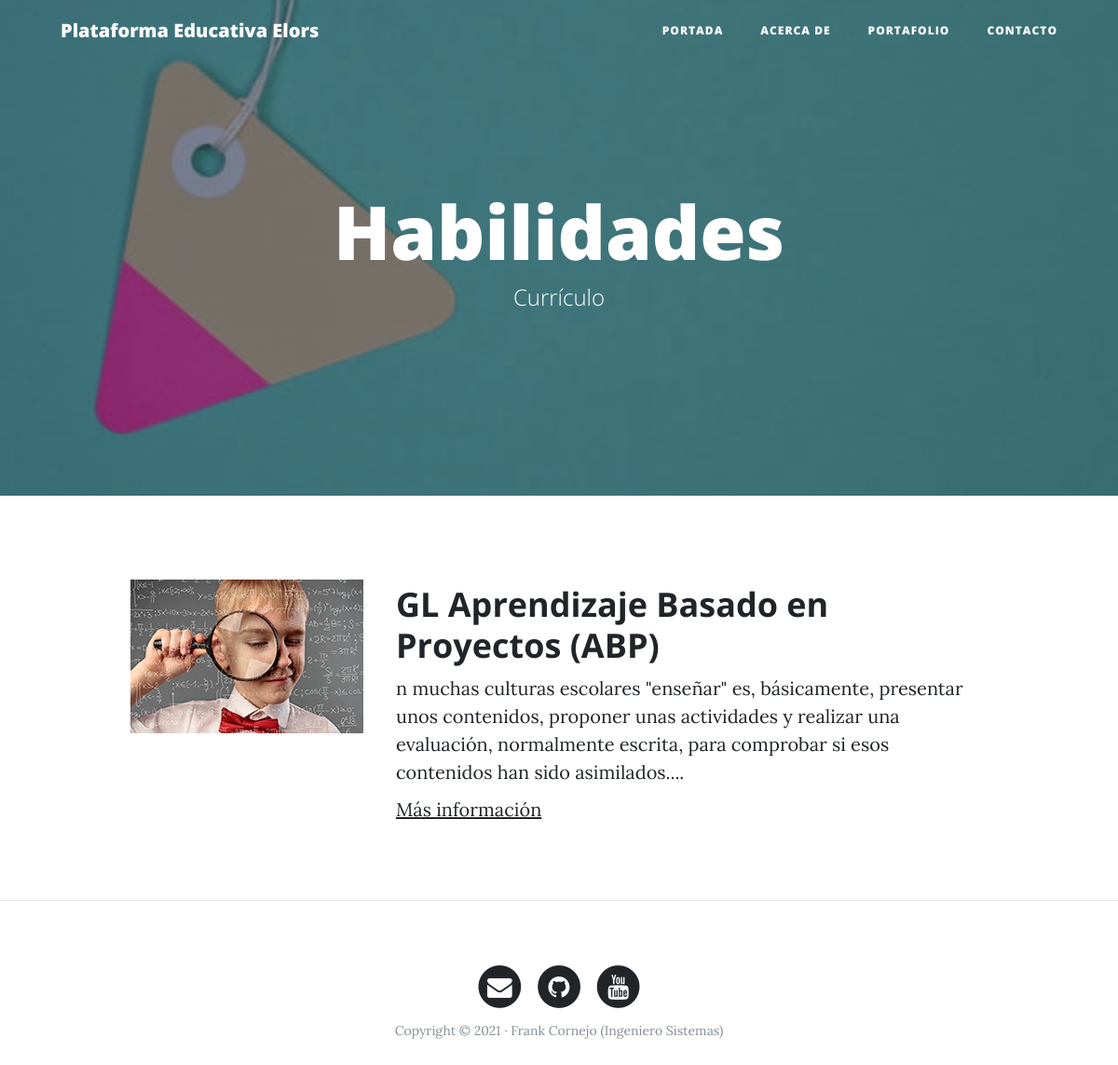
The page /portfolio/ on the database its author committed.
### portfolio/models.py (models this page shows, shortened)
class Project(models.Model):
    title = models.CharField(max_length=200, verbose_name="Titulo")
    description = models.TextField(verbose_name="Description")
    image = models.ImageField(verbose_name="Imagen", upload_to="projects")
    link = models.URLField(verbose_name="Direccion Web",null=True, blank=True)
    created = models.DateTimeField(auto_now_add=True, verbose_name="Fecha de creacion")
    updated = models.DateTimeField(auto_now=True, verbose_name="Fecha de edicion")
    class Meta:
        verbose_name= "proyecto"
        verbose_name_plural = "proyectos"
        ordering = ["-created"]

### portfolio/views.py (the view)
# urls.py: path('portfolio/', portfolio_views.portfolio, name="portfolio"),
def portfolio(request):
    project = Project.objects.all()
    return render(request,"portfolio/portfolio.html",{'project':project})

### portfolio/templates/portfolio/portfolio.html (shortened to what this page needs)
{% extends 'core/base.html' %}
{% block background %}{% load static %}{% static 'core/img/work1.jpg' %}{% endblock %}
{% block headers %}
<h1>Habilidades</h1>
<span class="subheading">Currículo</span>
{% endblock %}
{% block content%}
	{% for project in project %}
	    <div class="row project">
	      	<div class="col-lg-3 col-md-4 offset-lg-1">
			      <img class="img-fluid" src="{{project.image.url}}" alt="">
	      	</div>
	        <div class="col-lg-7 col-md-8">
	      		<h2 class="section-heading title">{{project.title}}</h2>
	          	<p>{{project.description}}</p>
				{% if project.link %}
	         		<p><a href="{{project.link}}">Más información</a></p>
				 {% endif %}
	      	</div>
	      </div>
	{% endfor %}
{% endblock %}

### core/templates/core/base.html (shortened to what this page needs)
<!DOCTYPE html>
<html lang="es">
  <head>
    {% load static %}
    <link href="{% static 'core/vendor/bootstrap/css/bootstrap.min.css' %}" rel="stylesheet">
    <link href="{% static 'core/vendor/font-awesome/css/font-awesome.min.css' %}" rel="stylesheet" type="text/css">
    <link href="{% static 'core/css/clean-blog.min.css' %}" rel="stylesheet">
  </head>
  <body>
    <nav class="navbar navbar-expand-lg navbar-light fixed-top" id="mainNav">
      <div class="container">
        <a class="navbar-brand" href="{% url 'home' %}">Plataforma Educativa Elors</a>
        <div class="collapse navbar-collapse" id="navbarResponsive">
          <ul class="navbar-nav ml-auto">
            <li class="nav-item">
              <a class="nav-link" href="{% url 'home' %}">Portada</a>
            </li>
            <li class="nav-item">
              <a class="nav-link" href="{% url 'about' %}">Acerca de</a>
            </li>
            <li class="nav-item">
              <a class="nav-link" href="{% url 'portfolio' %}">Portafolio</a>
            </li>
            <li class="nav-item">
              <a class="nav-link" href="{% url 'contact' %}">Contacto</a>
            </li>
          </ul>
        </div>
      </div>
    </nav>
    <header class="masthead" style="background-image: url('{% block background %}{% endblock %}')">
      <div class="overlay"></div>
      <div class="container">
        <div class="row">
          <div class="col-lg-8 col-md-10 mx-auto">
            <div class="site-heading">
                {% block headers %}{% endblock %}
            </div>
          </div>
        </div>
      </div>
    </header>
    <div class="container">
    {% block content %}{% endblock %}
    </div>
    {% if request.path != "/" %}<hr>{% endif %}
    <footer>
      <div class="container">
        <div class="row">
          <div class="col-lg-8 col-md-10 mx-auto">
            <ul class="list-inline text-center">
              <li class="list-inline-item">
                <a href="#">
                  <span class="fa-stack fa-lg">
                    <i class="fa fa-circle fa-stack-2x"></i>
                    <i class="fa fa-envelope fa-stack-1x fa-inverse"></i>
                  </span>
                </a>
              </li>
              <li class="list-inline-item">
                <a href="#">
                  <span class="fa-stack fa-lg">
                    <i class="fa fa-circle fa-stack-2x"></i>
                    <i class="fa fa-github fa-stack-1x fa-inverse"></i>
                  </span>
                </a>
              </li>
              <li class="list-inline-item">
                <a href="#">
                  <span class="fa-stack fa-lg">
                    <i class="fa fa-circle fa-stack-2x"></i>
                    <i class="fa fa-youtube fa-stack-1x fa-inverse"></i>
                  </span>
                </a>
              </li>
            </ul>
            <p class="copyright text-muted">Copyright &copy; 2021 · Frank Cornejo (Ingeniero Sistemas) </p>
          </div>
        </div>
      </div>
    </footer>
  </body>
</html>

### rows shown on the page
Project: image (picture), title "GL Aprendizaje Basado en Proyectos (ABP)", description "n muchas culturas escolares \"enseñar\" es, básicamente, presentar unos contenidos, proponer unas actividades y realizar una evaluación, normalmente escrita, para comprobar si esos contenidos han sido asimilados...."
